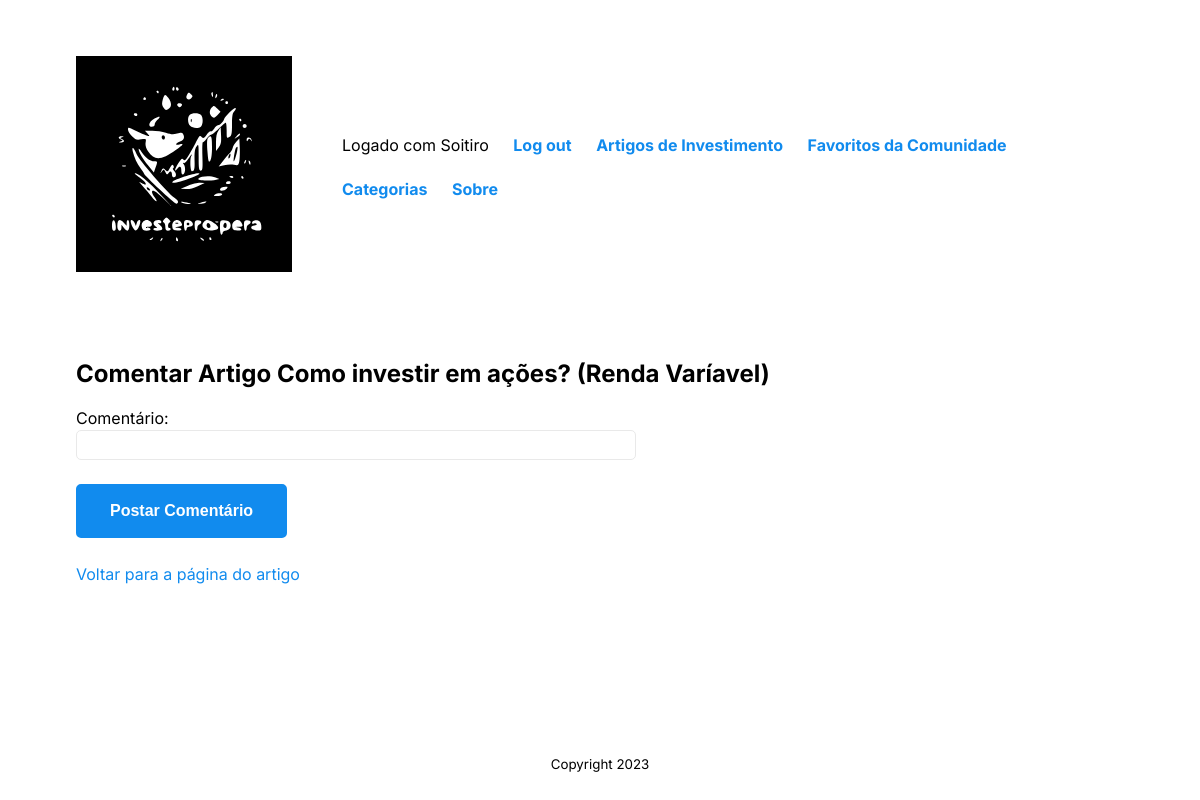
Page /investments/2/comentario/ (signed in) on the earlier database version.
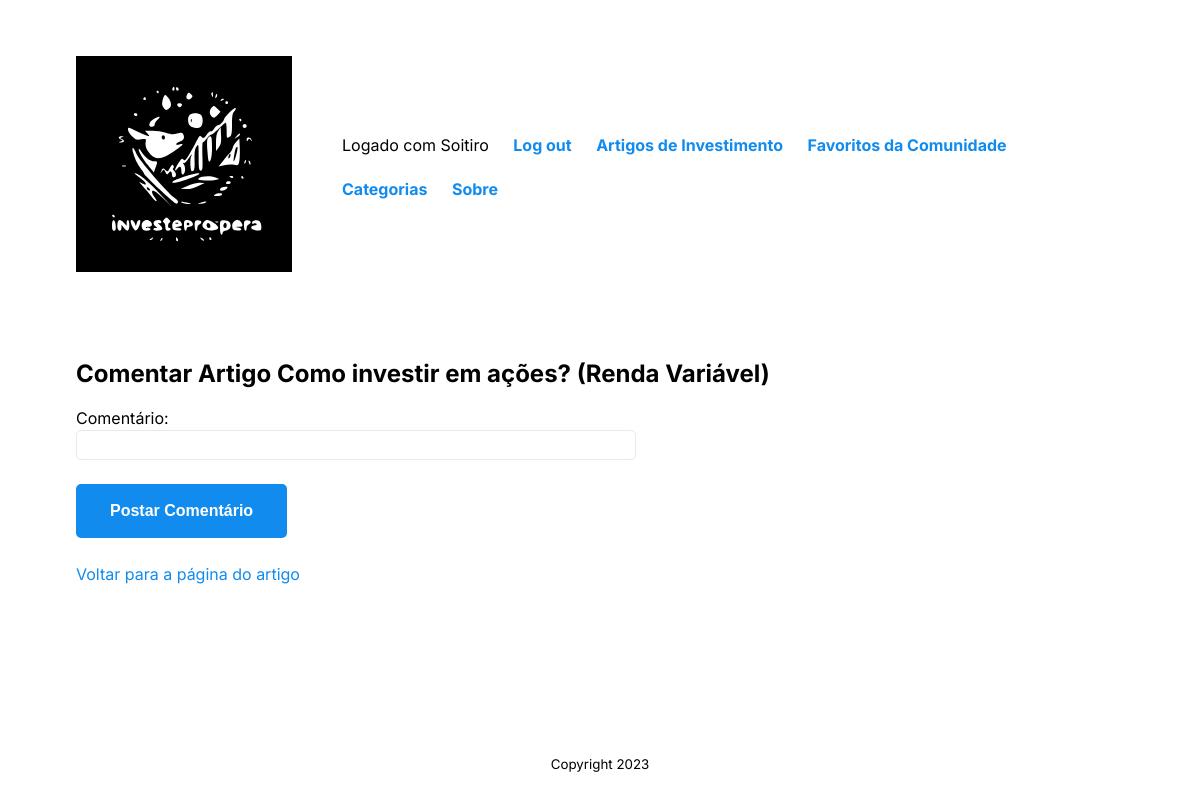
Same page on the later database version.
### investments/models.py (models this page shows, shortened)
class Investment(models.Model):
    name = models.CharField(max_length=255)
    categoria = models.CharField(max_length=255)
    image_url = models.URLField(max_length=200, null=True)
    texto = models.CharField(max_length=3000, null=True)
    data = models.DateField(auto_now_add=True)

### investments/views.py (the view)
# urls.py: path("<int:investment_id>/comentario/", views.create_comentario, name="comentario"),
@login_required
def create_comentario(request, investment_id):
    investment = get_object_or_404(Investment, pk=investment_id)
    if request.method == "POST":
        form = ComentarioForm(request.POST)
        if form.is_valid():
            comentario_author = request.user
            comentario_text = form.cleaned_data["text"]
            comentario = Comentario(author=comentario_author, text=comentario_text, investment=investment)
            comentario.save()
            return HttpResponseRedirect(reverse("investments:detail", args=(investment_id,)))
    else:
        form = ComentarioForm()
    context = {"form": form, "investment": investment}
    return render(request, "investments/comentario.html", context)

### investments/forms.py
class ComentarioForm(ModelForm):
    class Meta:
        model = Comentario
        fields = [
            "text",
        ]
        labels = {
            "text": "Comentário",
        }

### investments/templates/investments/comentario.html (shortened to what this page needs)
{% extends 'base.html' %}
{% block content %}
    <h2>Comentar Artigo {{ investment.name }} ({{ investment.categoria }})</h2>
    <form action="{% url 'investments:comentario' investment.id %}" method="post">
        {{ form.as_p }}
        <button type="submit">Postar Comentário</button>
    </form>
    <p>
        <a href="{% url 'investments:detail' investment.id %}">Voltar para a página do artigo</a>
    </p>
{% endblock content %}

### templates/base.html (shortened to what this page needs)
{% load static %}
<!DOCTYPE html>
<html lang="en">
<head>
    <link rel="stylesheet" type="text/css" href="{% static 'style.css' %}">
</head>
<body>
    <header id="cabecalho-principal">
        <a href="{% url 'index' %}"> <img src="{% static 'logo.svg' %}"> </a>
        <nav id="navegacao-principal">
            <ul>
                {% if user.is_authenticated %}
                    <li> Logado com {{ user.username }} </li>
                    <li><a href="{% url 'logout' %}">Log out</a></li>
                {% else %}
                    <li><a href="{% url 'login' %}">Log in</a></li>
                {% endif %}
                <li><a href="{% url 'investments:index' %}">Artigos de Investimento</a></li>
                <li><a href="{% url 'investments:lists' %}">Favoritos da Comunidade</a></li>
                <li><a href="{% url 'investments:categorias' %}">Categorias</a></li>
                <li><a href="{% url 'about' %}">Sobre</a></li>
            </ul>
        </nav>
    </header>
    <main id="conteiner-principal">
        {% block content %}
        {% endblock content %}
    </main>
    <footer id="rodape-principal">
        <p>
            <small>Copyright 2023</small>
        </p>
    </footer>
</body>
</html>

### static/style.css (style rules this page uses)
:root { --primary-color: #000000; --secondary-color: #118bee; --tertiary-color: #f44d27; --secondary-color-light: #30b2ff; --tertiary-color-light: #ff6d28; --bg-color: #fff; --secondary-bg-color: #e9e9e9; --color-shadow: #f4f4f4; font-family: Inter, sans-serif; font-size: 16px; line-height: 1.5em; }
* { box-sizing: border-box; }
html, body { height: 100%; }
header#cabecalho-principal { margin: 0 auto; width: 100%; max-width: 1080px; padding: 3rem 1rem; display: flex; justify-content: space-between; align-items: center; }
li a { color: var(--secondary-color); font-weight: bold; text-decoration: none; }
body { display: flex; flex-direction: column; }
nav#navegacao-principal li { display: inline-block; padding: 10px; }
main#conteiner-principal { margin: 0 auto; width: 100%; max-width: 1080px; padding: 1rem 1rem; flex-grow: 1; }
footer#rodape-principal { display: flex; flex-direction: column; justify-content: center; align-items: center; padding: 1rem 1rem; }
a { color: var(--secondary-color); text-decoration: none; }
input { display: block; width: 100%; max-width: 560px; border: 1px solid var(--secondary-bg-color); border-radius: 5px; margin-bottom: 1rem; padding: 0.4rem 0.8rem; }
button { background-color: var(--secondary-color); border: 2px solid var(--secondary-color); color: var(--bg-color); border-radius: 5px; display: inline-block; font-size: medium; font-weight: bold; margin: 0.5rem 0; padding: 1rem 2rem; }

Differences in the rows shown:
changed Investment "Como investir em ações?": categoria "Renda Varíavel" → "Renda Variável"
